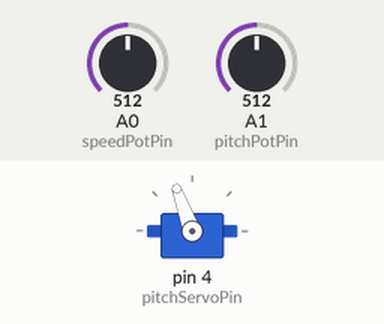
Bench run of a program on a simulated Arduino Nano, built with avr-gcc and run on an emulated ATmega328P. Parts: servo. Inputs (shaded band) come from the test bench; at power-on: A1 (pitchPotPin) = 512, A0 (speedPotPin) = 512.

Above: at 1.2 s.
1.3 s: A1 (pitchPotPin) set to 716
At 1.7 s:
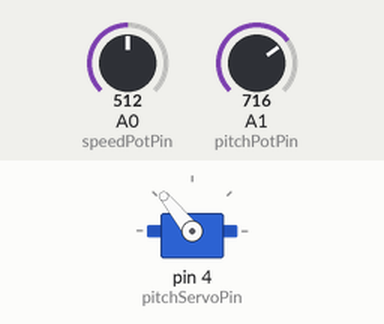
2.8 s: A1 (pitchPotPin) set to 900
At 4.0 s:
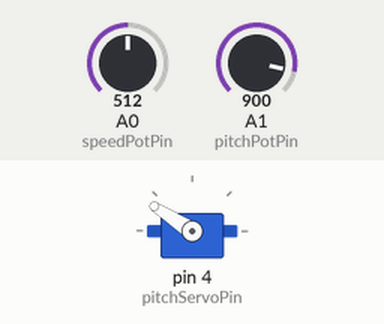
4.3 s: A1 (pitchPotPin) set to 1023
At 5.2 s:
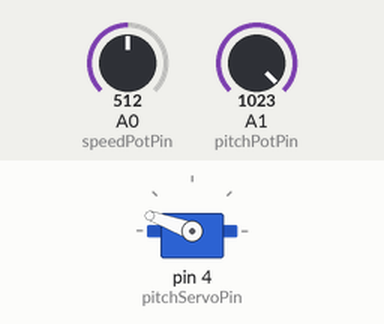
5.8 s: A1 (pitchPotPin) set to 306
At 6.3 s:
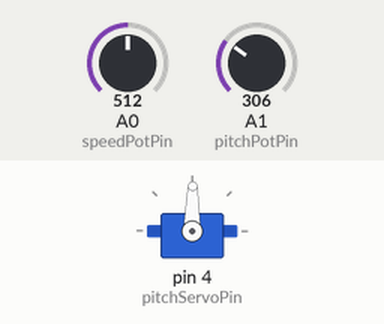
7.3 s: A1 (pitchPotPin) set to 122
At 8.7 s:
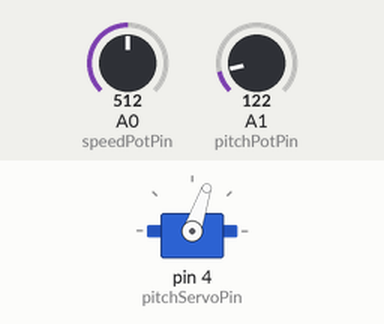
Timing chart, 0 to 9.8 s (numbered marks = the images above; inputs shaded):
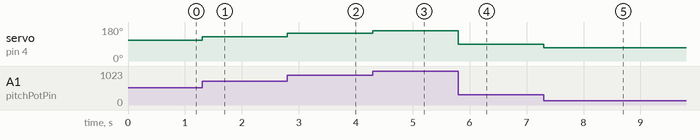

The program:

main.cpp
```cpp
#include <Arduino.h>
#include <Servo.h>

Servo thrustServo;
Servo pitchServo;

int pitchServoPin = 4;

int dcSpeed = 3;
int dcDir = 6;
int speedPotPin = 14;
int pitchPotPin = 15;

int turnSpeed = 0;
int posThrust = 0;
int posPitch = 0;

void setup() {
   pinMode(pitchPotPin,OUTPUT);
   pinMode(dcSpeed,OUTPUT);
   pinMode(dcDir,OUTPUT);
   pinMode(speedPotPin,INPUT);
   pinMode(pitchPotPin,INPUT);
   pitchServo.attach(pitchServoPin);
}

void loop() {
   posPitch = analogRead(pitchPotPin);
   posPitch = map(posPitch,0,1023,60,160);
   turnSpeed = analogRead(speedPotPin);
   turnSpeed = map(turnSpeed, 0, 1023, 0, 255);
   pitchServo.write(posPitch);
   digitalWrite(dcDir,HIGH);
   analogWrite(dcSpeed,turnSpeed);
}
```

Measured:
- after the input at 1.3 s, servo on pin 4 (pitchServoPin): 110° → 129° at once
- after the input at 2.8 s, servo on pin 4 (pitchServoPin): 129° → 147° at once
- after the input at 4.3 s, servo on pin 4 (pitchServoPin): 147° → 160° at once
- after the input at 5.8 s, servo on pin 4 (pitchServoPin): 160° → 89° at once
- after the input at 7.3 s, servo on pin 4 (pitchServoPin): 89° → 71° at once
